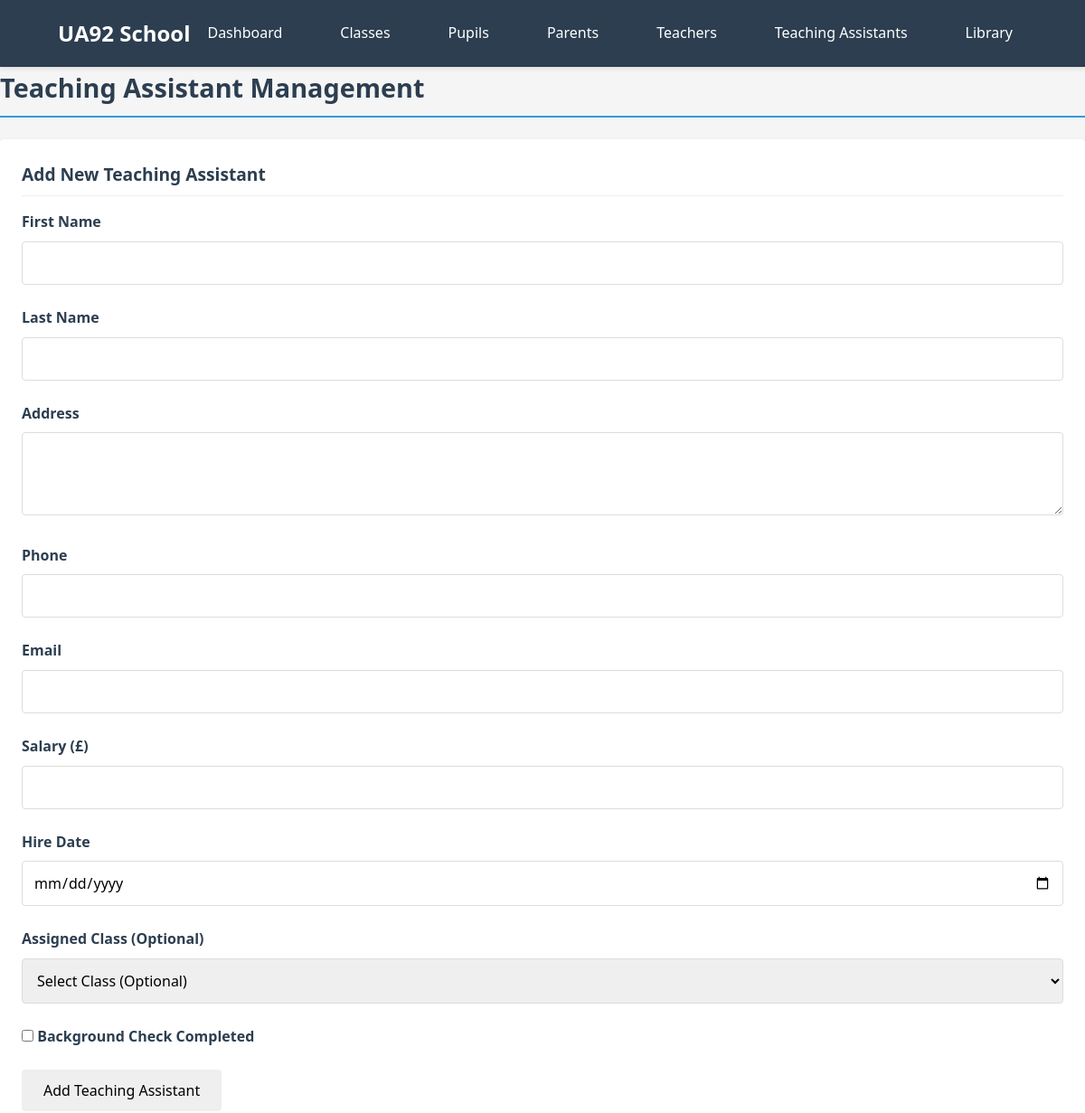
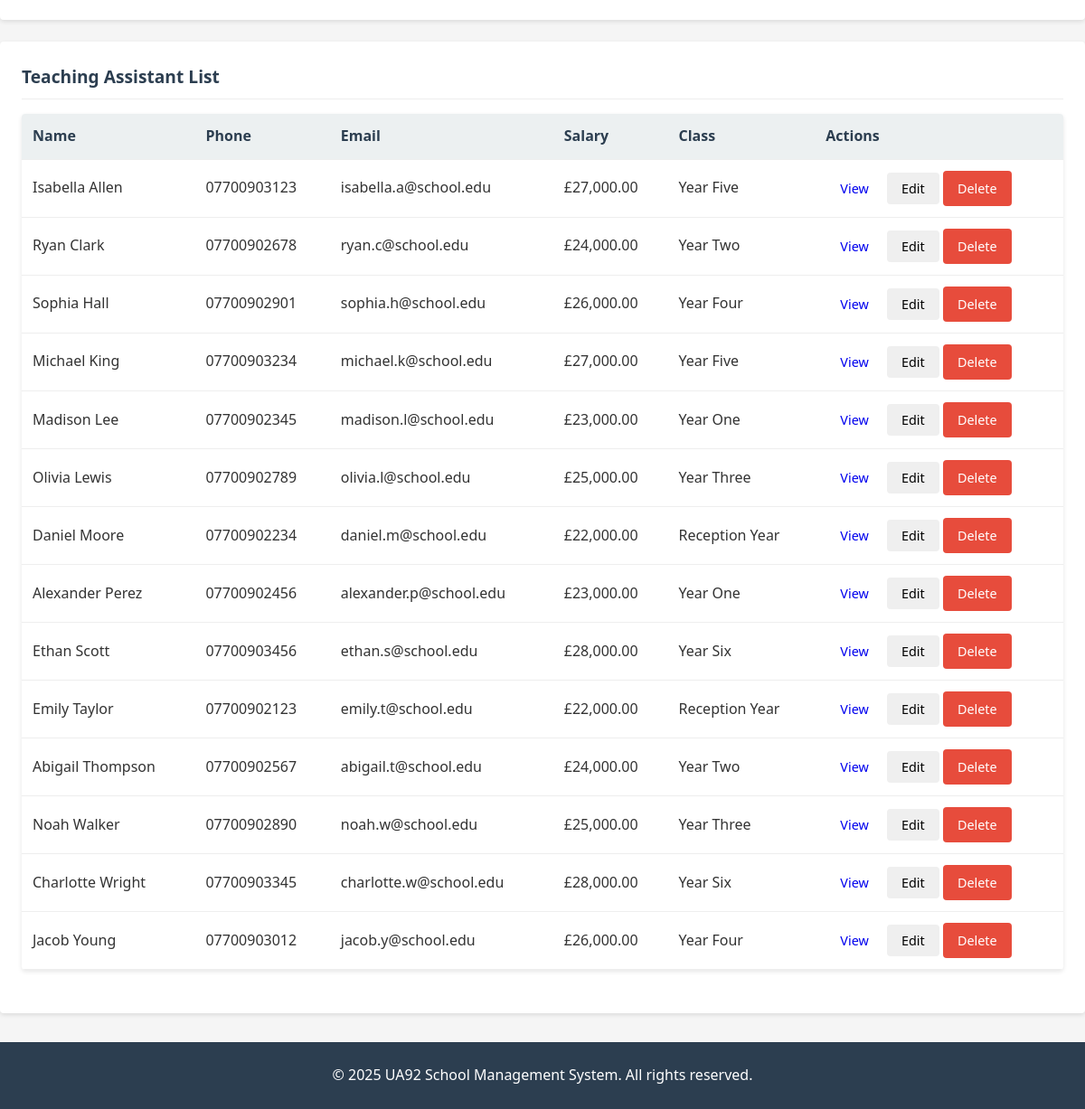
/teaching_assistant.php, run on the app's committed database (2 pictures, top to bottom).
### tables this page shows
CREATE TABLE `teaching_assistants` (
  `ta_id` int(11) NOT NULL,
  `first_name` varchar(50) NOT NULL,
  `last_name` varchar(50) NOT NULL,
  `address` text NOT NULL,
  `phone` varchar(20) NOT NULL,
  `email` varchar(100) NOT NULL,
  `salary` decimal(10,2) NOT NULL,
  `background_check` tinyint(1) DEFAULT 0,
  `hire_date` date NOT NULL,
  `class_id` int(11) DEFAULT NULL
);

CREATE TABLE `classes` (
  `class_id` int(11) NOT NULL,
  `class_name` varchar(50) NOT NULL,
  `capacity` int(11) NOT NULL,
  `teacher_id` int(11) DEFAULT NULL
);

### teaching_assistant.php (the view, shortened to what this page needs)
<!DOCTYPE html>
<html lang="en">
<head>
    <link rel="stylesheet" href="styles.css">
</head>
<?php
require_once 'config.php';
include 'header.php';
$tas = $conn->query("
    SELECT ta.*, c.class_name
    FROM teaching_assistants ta
    LEFT JOIN classes c ON ta.class_id = c.class_id
    ORDER BY ta.last_name, ta.first_name
");
?>
<h1 class="section-title">Teaching Assistant Management</h1>
<div class="card">
    <div class="card-header">Add New Teaching Assistant</div>
    <form method="POST">
        <div class="form-group">
            <label class="form-label" for="first_name">First Name</label>
            <input type="text" class="form-control" id="first_name" name="first_name" required>
        </div>
        <div class="form-group">
            <label class="form-label" for="last_name">Last Name</label>
            <input type="text" class="form-control" id="last_name" name="last_name" required>
        </div>
        <div class="form-group">
            <label class="form-label" for="address">Address</label>
            <textarea class="form-control" id="address" name="address" rows="3" required></textarea>
        </div>
        <div class="form-group">
            <label class="form-label" for="phone">Phone</label>
            <input type="tel" class="form-control" id="phone" name="phone" required>
        </div>
        <div class="form-group">
            <label class="form-label" for="email">Email</label>
            <input type="email" class="form-control" id="email" name="email" required>
        </div>
        <div class="form-group">
            <label class="form-label" for="salary">Salary (£)</label>
            <input type="number" class="form-control" id="salary" name="salary" step="0.01" min="0" required>
        </div>
        <div class="form-group">
            <label class="form-label" for="hire_date">Hire Date</label>
            <input type="date" class="form-control" id="hire_date" name="hire_date" required>
        </div>
        <div class="form-group">
            <label class="form-label" for="class_id">Assigned Class (Optional)</label>
            <div class="select-wrapper">
                <select class="form-control" id="class_id" name="class_id">
                    <option value="">Select Class (Optional)</option>
                </select>
            </div>
        </div>
        <div class="form-group">
            <label class="form-label">
                <input type="checkbox" id="background_check" name="background_check">
                Background Check Completed
            </label>
        </div>
        <button type="submit" name="add_ta" class="btn">Add Teaching Assistant</button>
    </form>
</div>
<div class="card">
    <div class="card-header">Teaching Assistant List</div>
    <table class="table">
        <thead>
            <tr>
                <th>Name</th>
                <th>Phone</th>
                <th>Email</th>
                <th>Salary</th>
                <th>Class</th>
                <th>Actions</th>
            </tr>
        </thead>
        <tbody>
            <?php while ($ta = $tas->fetch_assoc()): ?>
                <tr>
                    <td><?php echo htmlspecialchars($ta['first_name'] . ' ' . $ta['last_name']); ?></td>
                    <td><?php echo htmlspecialchars($ta['phone']); ?></td>
                    <td><?php echo htmlspecialchars($ta['email']); ?></td>
                    <td>£<?php echo number_format($ta['salary'], 2); ?></td>
                    <td><?php echo $ta['class_name'] ? htmlspecialchars($ta['class_name']) : 'Not assigned'; ?></td>
                    <td>
                        <a href="ta_details.php?id=<?php echo $ta['ta_id']; ?>" class="btn btn-sm">View</a>
                        <button onclick="openEditModal(
                            <?php echo $ta['ta_id']; ?>,
                            '<?php echo htmlspecialchars($ta['first_name'], ENT_QUOTES); ?>',
                            '<?php echo htmlspecialchars($ta['last_name'], ENT_QUOTES); ?>',
                            '<?php echo htmlspecialchars($ta['address'], ENT_QUOTES); ?>',
                            '<?php echo htmlspecialchars($ta['phone'], ENT_QUOTES); ?>',
                            '<?php echo htmlspecialchars($ta['email'], ENT_QUOTES); ?>',
                            <?php echo $ta['salary']; ?>,
                            '<?php echo $ta['hire_date']; ?>',
                            <?php echo $ta['background_check']; ?>,
                            <?php echo $ta['class_id'] ? $ta['class_id'] : 'null'; ?>
                        )" class="btn btn-sm">Edit</button>
                        <a href="teaching_assistants.php?delete=<?php echo $ta['ta_id']; ?>" class="btn btn-sm btn-danger" onclick="return confirmDelete()">Delete</a>
                    </td>
                </tr>
            <?php endwhile; ?>
        </tbody>
    </table>
</div>
<?php include 'footer.php'; ?>

### styles.css (style rules this page uses)
:root { --primary-color: #3498db; --secondary-color: #2980b9; --accent-color: #e74c3c; --light-color: #ecf0f1; --dark-color: #2c3e50; --success-color: #2ecc71; --warning-color: #f39c12; --danger-color: #e74c3c; --border-radius: 4px; --box-shadow: 0 2px 5px rgba(0,0,0,0.1); --transition: all 0.3s ease; }
* { margin: 0; padding: 0; box-sizing: border-box; font-family: 'Segoe UI', Tahoma, Geneva, Verdana, sans-serif; }
body { background-color: #f5f5f5; color: #333; line-height: 1.6; min-height: 100vh; }
.section-title { color: var(--dark-color); margin-bottom: 1.5rem; padding-bottom: 0.5rem; border-bottom: 2px solid var(--primary-color); font-size: 1.8rem; }
.card { background: white; border-radius: var(--border-radius); box-shadow: var(--box-shadow); padding: 1.5rem; margin-bottom: 1.5rem; transition: var(--transition); }
.card-header { font-size: 1.2rem; margin-bottom: 1rem; color: var(--dark-color); border-bottom: 1px solid #eee; padding-bottom: 0.5rem; font-weight: 600; display: flex; align-items: center; gap: 0.5rem; }
.form-group { margin-bottom: 1.5rem; }
.form-label { display: block; margin-bottom: 0.5rem; font-weight: 600; color: var(--dark-color); }
.form-control { width: 100%; padding: 0.75rem; border: 1px solid #ddd; border-radius: var(--border-radius); font-size: 1rem; transition: var(--transition); }
.btn { display: inline-block; padding: 0.75rem 1.5rem; border-radius: var(--border-radius); cursor: pointer; font-size: 1rem; transition: var(--transition); text-decoration: none; text-align: center; font-weight: 500; border: none; }
.btn-sm { padding: 0.5rem 1rem; font-size: 0.9rem; }
.btn-danger { background: var(--danger-color); color: white; }
.table { width: 100%; border-collapse: collapse; margin-bottom: 1.5rem; background: white; border-radius: var(--border-radius); overflow: hidden; box-shadow: var(--box-shadow); }
.table th, .table td { padding: 0.75rem; text-align: left; border-bottom: 1px solid #eee; }
.table th { background-color: var(--light-color); font-weight: 600; color: var(--dark-color); }

### data on the page
teaching_assistants: first_name+last_name "Isabella Allen", phone "07700903123", email "isabella.a@school.edu", salary "27,000.00", class.class_name "Year Five"
teaching_assistants: first_name+last_name "Ryan Clark", phone "07700902678", email "ryan.c@school.edu", salary "24,000.00", class.class_name "Year Two"
teaching_assistants: first_name+last_name "Sophia Hall", phone "07700902901", email "sophia.h@school.edu", salary "26,000.00", class.class_name "Year Four"
teaching_assistants: first_name+last_name "Michael King", phone "07700903234", email "michael.k@school.edu", salary "27,000.00", class.class_name "Year Five"
teaching_assistants: first_name+last_name "Madison Lee", phone "07700902345", email "madison.l@school.edu", salary "23,000.00", class.class_name "Year One"
teaching_assistants: first_name+last_name "Olivia Lewis", phone "07700902789", email "olivia.l@school.edu", salary "25,000.00", class.class_name "Year Three"
teaching_assistants: first_name+last_name "Daniel Moore", phone "07700902234", email "daniel.m@school.edu", salary "22,000.00", class.class_name "Reception Year"
teaching_assistants: first_name+last_name "Alexander Perez", phone "07700902456", email "alexander.p@school.edu", salary "23,000.00", class.class_name "Year One"
teaching_assistants: first_name+last_name "Ethan Scott", phone "07700903456", email "ethan.s@school.edu", salary "28,000.00", class.class_name "Year Six"
teaching_assistants: first_name+last_name "Emily Taylor", phone "07700902123", email "emily.t@school.edu", salary "22,000.00", class.class_name "Reception Year"
teaching_assistants: first_name+last_name "Abigail Thompson", phone "07700902567", email "abigail.t@school.edu", salary "24,000.00", class.class_name "Year Two"
teaching_assistants: first_name+last_name "Noah Walker", phone "07700902890", email "noah.w@school.edu", salary "25,000.00", class.class_name "Year Three"
teaching_assistants: first_name+last_name "Charlotte Wright", phone "07700903345", email "charlotte.w@school.edu", salary "28,000.00", class.class_name "Year Six"
teaching_assistants: first_name+last_name "Jacob Young", phone "07700903012", email "jacob.y@school.edu", salary "26,000.00", class.class_name "Year Four"
